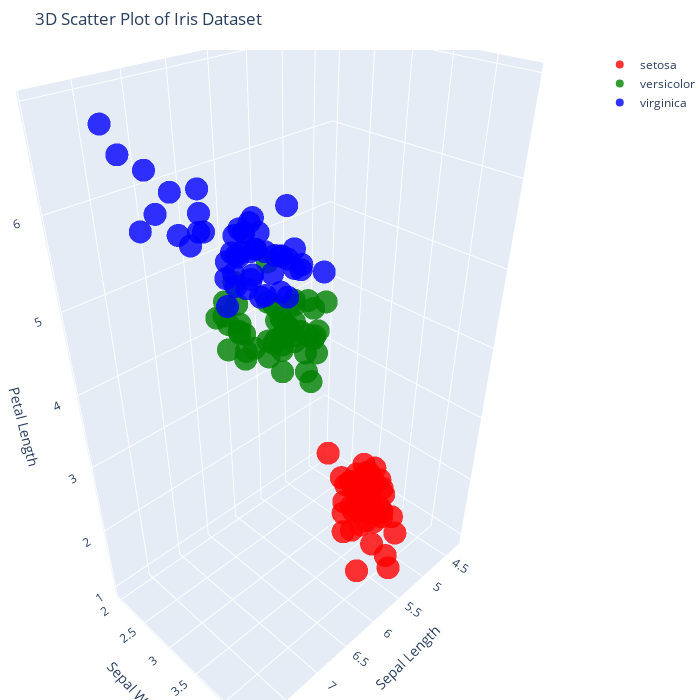

This figure's notebook cell:
### Markdown cell above
### 3D with plotly Go

### Code cell
import plotly.graph_objects as go
import pandas as pd
import seaborn as sns

# # Load the Iris dataset from Seaborn
# iris = sns.load_dataset("iris")

# Define a color mapping for each species
species_colors = {"setosa": "red", "versicolor": "green", "virginica": "blue"}

# Create an empty figure
fig = go.Figure()

# For each species, add a 3D scatter trace
for species in iris["species"].unique():
    # Filter the data for the current species
    subset = iris[iris["species"] == species]
    # Add a 3D scatter trace for this species
    fig.add_trace(go.Scatter3d(
        x=subset["sepal_length"],    # x-axis: sepal length
        y=subset["sepal_width"],     # y-axis: sepal width
        z=subset["petal_length"],    # z-axis: petal length
        mode="markers",              # display as points
        marker=dict(
            size=8,                  # marker size
            color=species_colors[species],  # color by species
            opacity=0.8              # marker opacity
        ),
        name=species                # trace name for the legend
    ))

# Update the layout to set titles and size
fig.update_layout(
    title="3D Scatter Plot of Iris Dataset",
    scene=dict(
        xaxis_title="Sepal Length",
        yaxis_title="Sepal Width",
        zaxis_title="Petal Length"
    ),
    width=700,                    # Figure width in pixels
    height=700,                   # Figure height in pixels
    margin=dict(l=0, r=0, b=0, t=50)  # Margins around the plot
)

# Display the interactive 3D plot
fig.show()

### Figure 1 — Plotly figure (JSON) as saved in the notebook; plotly's stock layout.template omitted (floating-point values rounded to 4 significant figures)
{"data": [{"marker": {"color": "red", "opacity": 0.8, "size": 8}, "mode": "markers", "name": "setosa", "type": "scatter3d", "x": [5.1, 4.9, 4.7, 4.6, 5, 5.4, 4.6, 5, 4.4, 4.9, 5.4, 4.8, 4.8, 4.3, 5.8, 5.7, 5.4, 5.1, 5.7, 5.1, 5.4, 5.1, 4.6, 5.1, 4.8, 5, 5, 5.2, 5.2, 4.7, 4.8, 5.4, 5.2, 5.5, 4.9, 5, 5.5, 4.9, 4.4, 5.1, 5, 4.5, 4.4, 5, 5.1, 4.8, 5.1, 4.6, 5.3, 5], "y": [3.5, 3, 3.2, 3.1, 3.6, 3.9, 3.4, 3.4, 2.9, 3.1, 3.7, 3.4, 3, 3, 4, 4.4, 3.9, 3.5, 3.8, 3.8, 3.4, 3.7, 3.6, 3.3, 3.4, 3, 3.4, 3.5, 3.4, 3.2, 3.1, 3.4, 4.1, 4.2, 3.1, 3.2, 3.5, 3.6, 3, 3.4, 3.5, 2.3, 3.2, 3.5, 3.8, 3, 3.8, 3.2, 3.7, 3.3], "z": [1.4, 1.4, 1.3, 1.5, 1.4, 1.7, 1.4, 1.5, 1.4, 1.5, 1.5, 1.6, 1.4, 1.1, 1.2, 1.5, 1.3, 1.4, 1.7, 1.5, 1.7, 1.5, 1, 1.7, 1.9, 1.6, 1.6, 1.5, 1.4, 1.6, 1.6, 1.5, 1.5, 1.4, 1.5, 1.2, 1.3, 1.4, 1.3, 1.5, 1.3, 1.3, 1.3, 1.6, 1.9, 1.4, 1.6, 1.4, 1.5, 1.4]}, {"marker": {"color": "green", "opacity": 0.8, "size": 8}, "mode": "markers", "name": "versicolor", "type": "scatter3d", "x": [7, 6.4, 6.9, 5.5, 6.5, 5.7, 6.3, 4.9, 6.6, 5.2, 5, 5.9, 6, 6.1, 5.6, 6.7, 5.6, 5.8, 6.2, 5.6, 5.9, 6.1, 6.3, 6.1, 6.4, 6.6, 6.8, 6.7, 6, 5.7, 5.5, 5.5, 5.8, 6, 5.4, 6, 6.7, 6.3, 5.6, 5.5, 5.5, 6.1, 5.8, 5, 5.6, 5.7, 5.7, 6.2, 5.1, 5.7], "y": [3.2, 3.2, 3.1, 2.3, 2.8, 2.8, 3.3, 2.4, 2.9, 2.7, 2, 3, 2.2, 2.9, 2.9, 3.1, 3, 2.7, 2.2, 2.5, 3.2, 2.8, 2.5, 2.8, 2.9, 3, 2.8, 3, 2.9, 2.6, 2.4, 2.4, 2.7, 2.7, 3, 3.4, 3.1, 2.3, 3, 2.5, 2.6, 3, 2.6, 2.3, 2.7, 3, 2.9, 2.9, 2.5, 2.8], "z": [4.7, 4.5, 4.9, 4, 4.6, 4.5, 4.7, 3.3, 4.6, 3.9, 3.5, 4.2, 4, 4.7, 3.6, 4.4, 4.5, 4.1, 4.5, 3.9, 4.8, 4, 4.9, 4.7, 4.3, 4.4, 4.8, 5, 4.5, 3.5, 3.8, 3.7, 3.9, 5.1, 4.5, 4.5, 4.7, 4.4, 4.1, 4, 4.4, 4.6, 4, 3.3, 4.2, 4.2, 4.2, 4.3, 3, 4.1]}, {"marker": {"color": "blue", "opacity": 0.8, "size": 8}, "mode": "markers", "name": "virginica", "type": "scatter3d", "x": [6.3, 5.8, 7.1, 6.3, 6.5, 7.6, 4.9, 7.3, 6.7, 7.2, 6.5, 6.4, 6.8, 5.7, 5.8, 6.4, 6.5, 7.7, 7.7, 6, 6.9, 5.6, 7.7, 6.3, 6.7, 7.2, 6.2, 6.1, 6.4, 7.2, 7.4, 7.9, 6.4, 6.3, 6.1, 7.7, 6.3, 6.4, 6, 6.9, 6.7, 6.9, 5.8, 6.8, 6.7, 6.7, 6.3, 6.5, 6.2, 5.9], "y": [3.3, 2.7, 3, 2.9, 3, 3, 2.5, 2.9, 2.5, 3.6, 3.2, 2.7, 3, 2.5, 2.8, 3.2, 3, 3.8, 2.6, 2.2, 3.2, 2.8, 2.8, 2.7, 3.3, 3.2, 2.8, 3, 2.8, 3, 2.8, 3.8, 2.8, 2.8, 2.6, 3, 3.4, 3.1, 3, 3.1, 3.1, 3.1, 2.7, 3.2, 3.3, 3, 2.5, 3, 3.4, 3], "z": [6, 5.1, 5.9, 5.6, 5.8, 6.6, 4.5, 6.3, 5.8, 6.1, 5.1, 5.3, 5.5, 5, 5.1, 5.3, 5.5, 6.7, 6.9, 5, 5.7, 4.9, 6.7, 4.9, 5.7, 6, 4.8, 4.9, 5.6, 5.8, 6.1, 6.4, 5.6, 5.1, 5.6, 6.1, 5.6, 5.5, 4.8, 5.4, 5.6, 5.1, 5.1, 5.9, 5.7, 5.2, 5, 5.2, 5.4, 5.1]}], "layout": {"height": 700, "margin": {"b": 0, "l": 0, "r": 0, "t": 50}, "scene": {"xaxis": {"title": {"text": "Sepal Length"}}, "yaxis": {"title": {"text": "Sepal Width"}}, "zaxis": {"title": {"text": "Petal Length"}}}, "title": {"text": "3D Scatter Plot of Iris Dataset"}, "width": 700}}
